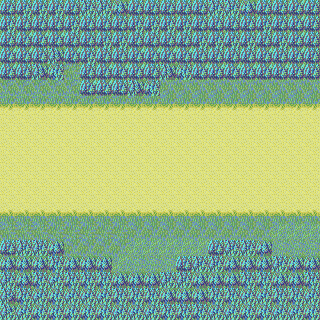

A 2D game scene composited from a Tiled map and its tileset images. What follows is a short description and the map's XML, with every tile layer's data as written:
An orthogonal 20x20 tile map with 16x16 px tiles, 5 tile layers (base ground plains, forest tiles, road tiles, low walls, ...).

<map version="1.10" tiledversion="1.11.1" orientation="orthogonal" renderorder="left-up" width="20" height="20" tilewidth="16" tileheight="16" infinite="0" nextlayerid="6" nextobjectid="1">
 <tileset firstgid="1" source="../FE8 - Village.tsx" />
 <layer id="1" name="base ground plains" width="20" height="20">
  <data encoding="csv">
35,161,161,161,161,161,161,161,193,193,193,193,161,161,161,161,161,161,162,161,
161,193,193,193,193,193,193,193,225,225,225,225,193,193,193,193,193,193,161,161,
193,225,225,225,225,225,225,225,257,257,257,257,225,225,225,225,225,225,193,193,
225,257,257,257,257,257,257,257,289,289,289,289,257,257,257,257,257,257,225,225,
257,289,289,289,289,161,162,162,162,162,162,162,162,162,162,162,162,162,162,162,
162,162,162,162,162,162,194,194,194,194,194,194,194,194,194,194,194,194,194,194,
194,194,194,194,194,194,226,226,226,226,226,226,226,226,226,226,226,226,226,226,
226,226,226,226,226,226,258,258,258,258,258,258,258,258,258,258,258,258,258,258,
258,258,258,258,258,258,290,290,290,290,290,290,290,290,290,290,290,290,290,290,
290,290,290,161,161,161,161,161,161,161,161,161,161,161,161,161,161,161,161,161,
161,161,161,193,193,193,193,193,193,193,193,193,193,193,193,193,193,193,193,193,
193,193,193,225,225,225,225,225,225,225,225,225,225,225,225,225,225,225,225,225,
225,225,225,257,257,257,257,257,257,257,257,257,257,257,257,257,257,257,257,257,
257,257,257,289,289,289,289,289,289,289,289,289,289,289,289,289,289,161,161,161,
289,289,289,321,321,321,321,321,161,161,161,161,161,161,161,161,161,193,193,193,
321,321,321,322,161,161,161,161,193,193,193,193,193,193,193,193,193,225,225,225,
289,289,161,161,193,193,193,193,225,225,225,225,225,225,225,225,225,257,257,257,
161,161,193,193,225,225,225,225,257,257,257,257,257,257,257,257,257,289,289,289,
193,193,225,225,257,257,257,257,289,289,289,289,289,289,289,289,289,321,321,321,
225,225,257,257,289,289,289,289,321,321,321,321,321,321,321,321,321,322,290,322
</data>
 </layer>
 <layer id="2" name="forest tiles" width="20" height="20">
  <data encoding="csv">
417,449,449,449,417,418,419,420,417,417,417,417,417,418,419,420,417,417,513,514,
449,481,481,481,449,417,417,417,449,449,449,449,417,417,417,417,449,417,513,514,
481,513,513,513,481,417,449,449,481,481,481,481,449,449,449,449,481,449,513,514,
513,513,514,515,513,449,481,481,513,513,513,513,481,481,481,481,513,481,513,514,
513,514,515,516,0,481,513,513,513,514,515,516,513,513,513,513,513,513,513,514,
0,0,0,0,0,513,513,514,515,516,0,0,0,0,0,0,0,0,0,0,
0,0,0,0,0,0,0,0,0,0,0,0,0,0,0,0,0,0,0,0,
0,0,0,0,0,0,0,0,0,0,0,0,0,0,0,0,0,0,0,0,
0,0,0,0,0,0,0,0,0,0,0,0,0,0,0,0,0,0,0,0,
0,0,0,0,0,0,0,0,0,0,0,0,0,0,0,0,0,0,0,0,
0,0,0,0,0,0,0,0,0,0,0,0,0,0,0,0,0,0,0,0,
0,0,0,0,0,0,0,0,0,0,0,0,0,0,0,0,0,0,0,0,
0,0,0,0,0,0,0,0,0,0,0,0,0,0,0,0,0,0,0,0,
0,0,0,0,0,0,0,0,0,0,0,0,0,0,0,0,0,0,0,0,
0,0,0,0,0,0,0,0,0,0,0,0,0,0,0,0,0,0,0,0,
417,418,419,420,0,0,0,0,0,0,0,0,0,417,418,419,420,0,0,0,
420,420,420,452,420,420,420,0,0,0,0,417,418,419,420,420,420,419,420,420,
419,420,452,484,452,452,452,420,420,420,418,419,420,420,420,452,452,420,420,452,
451,452,484,516,484,484,484,452,452,452,420,420,420,452,452,484,484,452,452,484,
483,484,516,516,516,516,516,484,484,484,452,452,452,484,484,516,516,484,484,516
</data>
 </layer>
 <layer id="3" name="road tiles" width="20" height="20">
  <data encoding="csv">
0,0,0,0,0,0,0,0,0,0,0,0,0,0,0,0,0,0,0,0,
0,0,0,0,0,0,0,0,0,0,0,0,0,0,0,0,0,0,0,0,
0,0,0,0,0,0,0,0,0,0,0,0,0,0,0,0,0,0,0,0,
0,0,0,0,0,0,0,0,0,0,0,0,0,0,0,0,0,0,0,0,
0,0,0,0,0,0,0,0,0,0,0,0,0,0,0,0,0,0,0,0,
0,0,0,0,0,0,0,0,0,0,0,0,0,0,0,0,0,0,0,0,
207,207,207,207,207,207,207,207,207,207,207,207,207,207,207,207,207,207,207,207,
303,303,303,303,303,303,303,303,303,303,303,303,303,303,303,303,303,303,303,303,
303,303,303,303,303,303,303,303,303,303,303,303,303,303,303,303,303,303,303,303,
303,303,303,303,303,303,303,303,303,303,303,303,303,303,303,303,303,303,303,303,
303,303,303,303,303,303,303,303,303,303,303,303,303,303,303,303,303,303,303,303,
303,303,303,303,303,303,303,303,303,303,303,303,303,303,303,303,303,303,303,303,
303,303,303,303,303,303,303,303,303,303,303,303,303,303,303,303,303,303,303,303,
239,239,239,239,239,239,239,239,239,239,239,239,239,239,239,239,239,239,239,239,
0,0,0,0,0,0,0,0,0,0,0,0,0,0,0,0,0,0,0,0,
0,0,0,0,0,0,0,0,0,0,0,0,0,0,0,0,0,0,0,0,
0,0,0,0,0,0,0,0,0,0,0,0,0,0,0,0,0,0,0,0,
0,0,0,0,0,0,0,0,0,0,0,0,0,0,0,0,0,0,0,0,
0,0,0,0,0,0,0,0,0,0,0,0,0,0,0,0,0,0,0,0,
0,0,0,0,0,0,0,0,0,0,0,0,0,0,0,0,0,0,0,0
</data>
 </layer>
 <layer id="4" name="low walls" width="20" height="20">
  <data encoding="csv">
0,0,0,0,0,0,0,0,0,0,0,0,0,0,0,0,0,0,0,0,
0,0,0,0,0,0,0,0,0,0,0,0,0,0,0,0,0,0,0,0,
0,0,0,0,0,0,0,0,0,0,0,0,0,0,0,0,0,0,0,0,
0,0,0,0,0,0,0,0,0,0,0,0,0,0,0,0,0,0,0,0,
0,0,0,0,0,0,0,0,0,0,0,0,0,0,0,0,0,0,0,0,
0,0,0,0,0,0,0,0,0,0,0,0,0,0,0,0,0,0,0,0,
0,0,0,0,0,0,0,0,0,0,0,0,0,0,0,0,0,0,0,0,
0,0,0,0,0,0,0,0,0,0,0,0,0,0,0,0,0,0,0,0,
0,0,0,0,0,0,0,0,0,0,0,0,0,0,0,0,0,0,0,0,
0,0,0,0,0,0,0,0,0,0,0,0,0,0,0,0,0,0,0,0,
0,0,0,0,0,0,0,0,0,0,0,0,0,0,0,0,0,0,0,0,
0,0,0,0,0,0,0,0,0,0,0,0,0,0,0,0,0,0,0,0,
0,0,0,0,0,0,0,0,0,0,0,0,0,0,0,0,0,0,0,0,
0,0,0,0,0,0,0,0,0,0,0,0,0,0,0,0,0,0,0,0,
0,0,0,0,0,0,0,0,0,0,0,0,0,0,0,0,0,0,0,0,
0,0,0,0,0,0,0,0,0,0,0,0,0,0,0,0,0,0,0,0,
0,0,0,0,0,0,0,0,0,0,0,0,0,0,0,0,0,0,0,0,
0,0,0,0,0,0,0,0,0,0,0,0,0,0,0,0,0,0,0,0,
0,0,0,0,0,0,0,0,0,0,0,0,0,0,0,0,0,0,0,0,
0,0,0,0,0,0,0,0,0,0,0,0,0,0,0,0,0,0,0,0
</data>
 </layer>
 <layer id="5" name="impassible walls" width="20" height="20">
  <data encoding="csv">
0,0,0,0,0,0,0,0,0,0,0,0,0,0,0,0,0,0,0,0,
0,0,0,0,0,0,0,0,0,0,0,0,0,0,0,0,0,0,0,0,
0,0,0,0,0,0,0,0,0,0,0,0,0,0,0,0,0,0,0,0,
0,0,0,0,0,0,0,0,0,0,0,0,0,0,0,0,0,0,0,0,
0,0,0,0,0,0,0,0,0,0,0,0,0,0,0,0,0,0,0,0,
0,0,0,0,0,0,0,0,0,0,0,0,0,0,0,0,0,0,0,0,
0,0,0,0,0,0,0,0,0,0,0,0,0,0,0,0,0,0,0,0,
0,0,0,0,0,0,0,0,0,0,0,0,0,0,0,0,0,0,0,0,
0,0,0,0,0,0,0,0,0,0,0,0,0,0,0,0,0,0,0,0,
0,0,0,0,0,0,0,0,0,0,0,0,0,0,0,0,0,0,0,0,
0,0,0,0,0,0,0,0,0,0,0,0,0,0,0,0,0,0,0,0,
0,0,0,0,0,0,0,0,0,0,0,0,0,0,0,0,0,0,0,0,
0,0,0,0,0,0,0,0,0,0,0,0,0,0,0,0,0,0,0,0,
0,0,0,0,0,0,0,0,0,0,0,0,0,0,0,0,0,0,0,0,
0,0,0,0,0,0,0,0,0,0,0,0,0,0,0,0,0,0,0,0,
0,0,0,0,0,0,0,0,0,0,0,0,0,0,0,0,0,0,0,0,
0,0,0,0,0,0,0,0,0,0,0,0,0,0,0,0,0,0,0,0,
0,0,0,0,0,0,0,0,0,0,0,0,0,0,0,0,0,0,0,0,
0,0,0,0,0,0,0,0,0,0,0,0,0,0,0,0,0,0,0,0,
0,0,0,0,0,0,0,0,0,0,0,0,0,0,0,0,0,0,0,0
</data>
 </layer>
</map>
